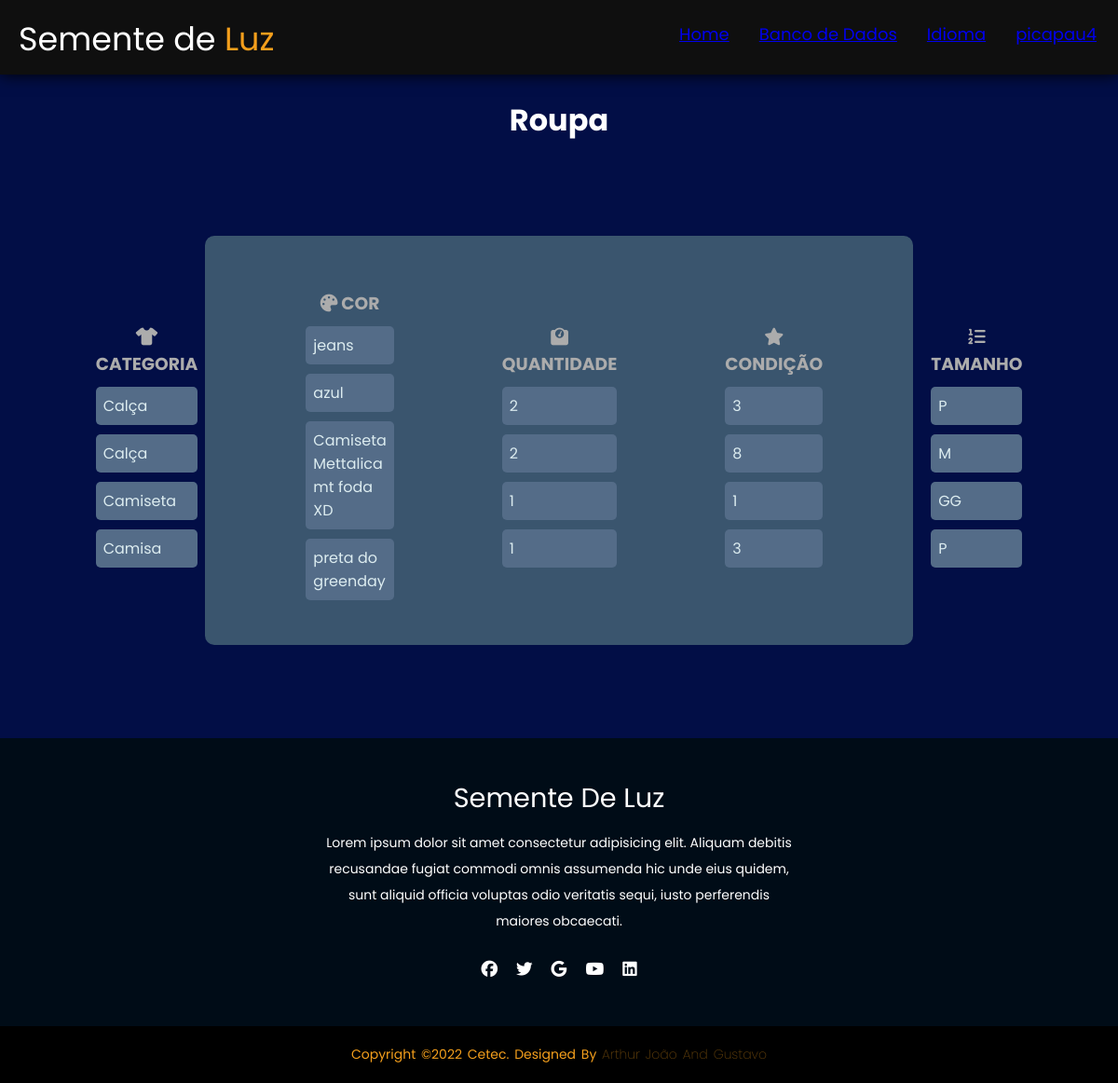
The app's page /estoque/verroupa/ (signed in) with its own data.
### estoque/models.py (models this page shows, shortened)
class Roupa (models.Model):
    tipos = models.CharField (max_length = 30, choices=ROUPA_CHOICES, null=True)
    cor = models.CharField (max_length = 30, null=True)
    qntd = models.IntegerField(null=True)
    tamanho = models.CharField(max_length = 3, choices=TAMANHOROUPA_CHOICES, null=True)
    condicao = models.IntegerField(choices=CONDICAO_CHOICES, null=True)

### estoque/views.py (the view)
class VerRoupaView(ListView):
    model= Roupa
    template_name = 'ver_roupas.html'

### estoque/templates/ver_roupas.html (shortened to what this page needs)
{% load static %}
<!DOCTYPE html>
<html lang="en">
<head>
    <link rel="stylesheet" type="text/css" href='{% static "/css/ver_estoque.css" %}'>
</head>
<body>
    <header>
        <div class="logo">
            Semente de <span>Luz</span></div>
            <ul>
                <li><a href="{%url 'home' %}">Home</li></a>
                <li><a href="/estoque/escolha">Banco de Dados</li></a>
                <li><a href="/estoque/language/"> Idioma</li></a>
                <li>
                    <a href="/estoque/perfil">{{request.user}}</a>
                </li>
            </ul>
    </header>
    <br>
    <h1>Roupa</h1>
    <div class="card">
        <div class="card2">
            <div class="textfield">
                <h3><i class="fa-solid fa-shirt"></i> Categoria </h3>
                    {% for Roupa in object_list %}
                        <p class="text">{{Roupa.tipos}}</p>
                    {% endfor %}
            </div>
            </div>
            <div class="card2">
                <div class="textfield">
                    <h3><i class="fa-solid fa-palette"></i> Cor </h3>
                    {% for Roupa in object_list %}
                        <p class="text">{{Roupa.cor}}</p>
                    {% endfor %}
                </div>
                </div>
                <div class="card2">
                    <div class="textfield">
                        <h3><i class="fa-solid fa-weight-scale"></i> Quantidade </h3>
                        {% for Roupa in object_list %}
                        <p class="text">{{Roupa.qntd}}</p>
                    {% endfor %}
                    </div>
                    </div>
                    <div class="card2">
                        <div class="textfield">
                            <h3><i class="fa-solid fa-star"></i> Condição </h3>
                            {% for Roupa in object_list %}
                        <p class="text">{{Roupa.condicao}}</p>
                    {% endfor %}
                        </div>
                    </div>
                    <div class="card2">
                        <div class="textfield">
                            <h3><i class="fa-solid fa-list-ol"></i> Tamanho </h3>
                            {% for Roupa in object_list %}
                        <p class="text">{{Roupa.tamanho}}</p>
                    {% endfor %}
                        </div>
                    </div>
    </div>
    <footer>
        <div class="footer-content">
            <h3>Semente de Luz</h3>
            <p>Lorem ipsum dolor sit amet consectetur adipisicing elit. Aliquam debitis recusandae fugiat commodi omnis assumenda hic unde eius quidem, sunt aliquid officia voluptas odio veritatis sequi, iusto perferendis maiores obcaecati.</p>
            <ul class="socials">
                <li><a href="#"><i class="fa-brands fa-facebook"></i></a></li>
                <li><a href="#"><i class="fa-brands fa-twitter"></i></a></li>
                <li><a href="#"><i class="fa-brands fa-google"></i></a></li>
                <li><a href="#"><i class="fa-brands fa-youtube"></i></a></li>
                <li><a href="#"><i class="fa-brands fa-linkedin"></i></a></li>
            </ul>
        </div>
        <div class="footer-bottom">
            <p>copyright &copy;2022 Cetec. designed by <span>Arthur João and Gustavo</span></p>
        </div>
    </footer>
</body>
</html>

### estoque/static/css/ver_estoque.css (style rules this page uses)
* { margin: 0; padding: 0; font-family: 'Poppins', sans-serif; }
body { background-color: #020e46; }
.logo { color: #ffffff; margin-top: 15px; margin-left: 20px; font-size: 35px; }
.logo > span { color: #F49F1C; }
header { height: 10vh; display: flex; justify-content: space-between ; background-color: #0f0f0f; box-shadow: 0 0 1rem black; }
header > ul { display: flex; margin: 23px; font-size: 18px; }
header > ul > li { color: #F49F1C; list-style-type: none; cursor: pointer; padding-left: 2rem; }
h1 { text-align: center; color: white; }
.card { background-color: #3a556e; border-radius: 10px; width: 60%; padding: 20px; margin: auto; margin-bottom: 100px; margin-top: 100px; display: flex; flex-direction: row; justify-content: center; align-items: center; }
.textfield { color:#fff; margin-top: 10px; padding: 8px; margin-left: 30px; margin-right: 30px; }
.textfield > h3 { text-align: center; text-transform: uppercase; color:rgb(172, 172, 172); }
.card2 { margin: 20px; }
.text { margin-top: 10px; border: none; border-radius: 5px; padding: 8px; background: #546c88; color: #f0ffffde; font-size: 12pt; outline: none; box-sizing: border-box; }
footer { background-color: #000c17; height: auto; padding-top: 40px; color: #fff; }
.footer-content { display: flex; align-items: center; justify-content: center; flex-direction: column; text-align: center; }
.footer-content h3 { font-size: 1.8rem; font-weight: 400; text-transform: capitalize; line-height: 3rem; }
.footer-content p { max-width: 500px; margin: 10px auto; line-height: 28px; font-size: 14px; }
.socials { list-style: none; display: flex; align-items: center; justify-content: center; margin: 1rem 0 3rem 0; }
.socials li { margin: 0 10px; }
.socials a { text-decoration: none; color: rgb(255, 255, 255); }
.socials a i { font-size: 1.1rem; transition: color .4s ease; }
.footer-bottom { background: black; padding: 20px 0; text-align: center; }
.footer-bottom p { font-size: 14px; word-spacing: 2px; text-transform: capitalize; color: #F49F1C; }
.footer-bottom span { opacity: .4; font-weight: 200; }

### records on screen
Roupa: tipos "Calça", cor "jeans", qntd "2", condicao "3", tamanho "P"
Roupa: tipos "Calça", cor "azul", qntd "2", condicao "8", tamanho "M"
Roupa: tipos "Camiseta", cor "Camiseta Mettalica mt foda XD", qntd "1", condicao "1", tamanho "GG"
Roupa: tipos "Camisa", cor "preta do greenday", qntd "1", condicao "3", tamanho "P"
